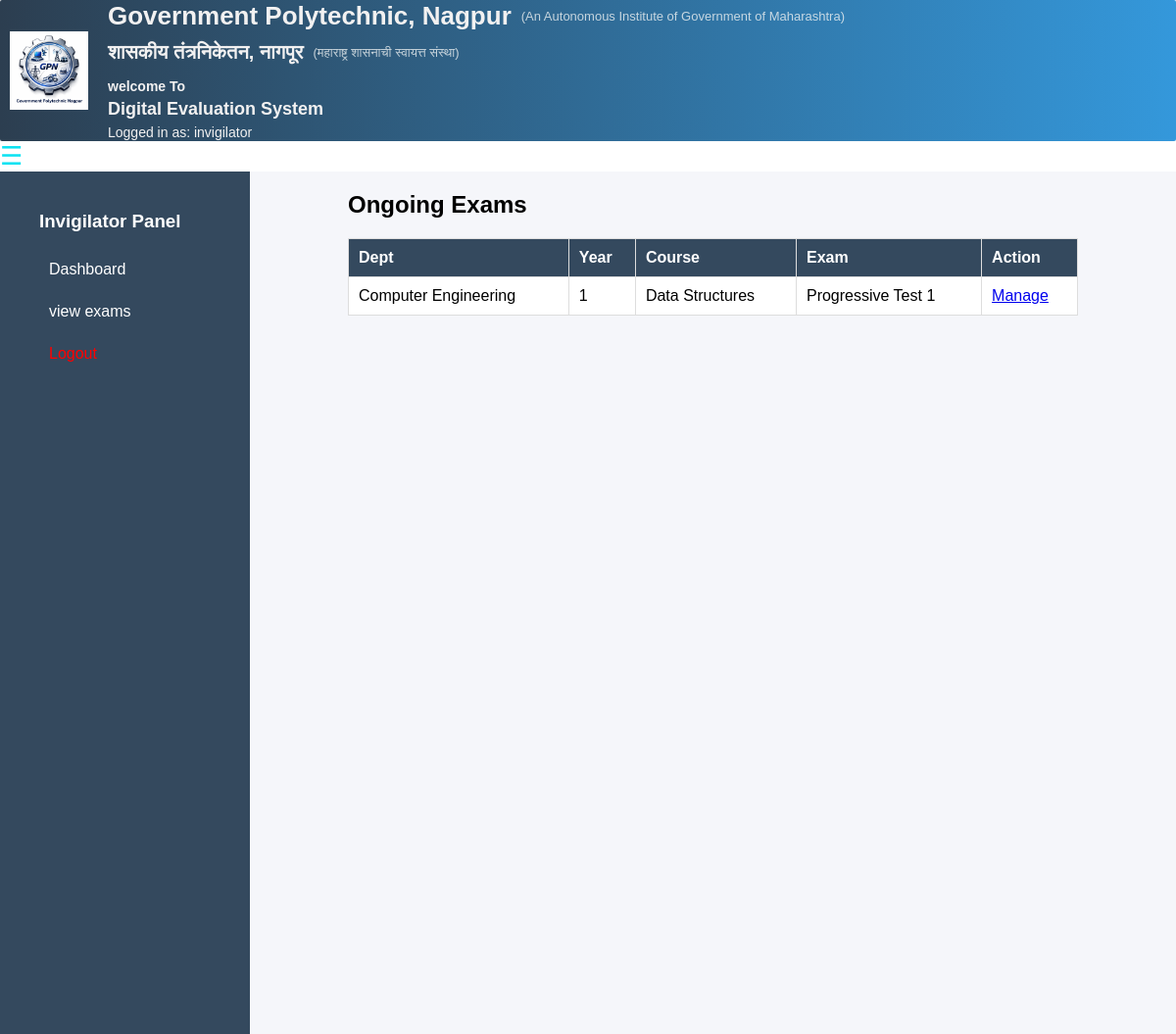
Screenshot of /invigilator_exams (signed in) with the database file from the repository.
### tables this page shows
CREATE TABLE exam_assignments (
id INTEGER PRIMARY KEY AUTOINCREMENT,
department TEXT,
year TEXT,
course_id INTEGER,
exam_id INTEGER,
status TEXT DEFAULT 'created',
assigned_faculty INTEGER
, assigned_invigilator INTEGER);

CREATE TABLE courses (
    id INTEGER PRIMARY KEY AUTOINCREMENT,
    course_name TEXT,
    course_code TEXT UNIQUE,
    department TEXT
);

CREATE TABLE exams (
id INTEGER PRIMARY KEY AUTOINCREMENT,
exam_name TEXT
);

### app.py (the view)
@app.route("/invigilator_exams")
@invigilator_required
def invigilator_exams():
    conn = get_db_connection()
    exams = conn.execute("""
    SELECT ea.*, c.course_name, e.exam_name
    FROM exam_assignments ea
    JOIN courses c ON ea.course_id = c.id
    JOIN exams e ON ea.exam_id = e.id
    """).fetchall()
    conn.close()
    return render_template("invigilator/exams.html", exams=exams)

### app.py (called while the page is built)
def get_db_connection():
    conn = sqlite3.connect("database.db", timeout=10, check_same_thread=False)
    conn.row_factory = sqlite3.Row
    return conn

def invigilator_required(f):
    @wraps(f)
    def decorated_function(*args, **kwargs):
        if session.get("role") != "invigilator":
            flash("Access denied")
            return redirect("/")
        return f(*args, **kwargs)
    return decorated_function

### templates/invigilator/exams.html
{% extends "base.html" %}
{% block content %}
<h2>Ongoing Exams</h2>
<table border="1">
    <tr>
        <th>Dept</th>
        <th>Year</th>
        <th>Course</th>
        <th>Exam</th>
        <th>Action</th>
    </tr>
    {% for e in exams %}
    <tr>
        <td>{{ e.department }}</td>
        <td>{{ e.year }}</td>
        <td>{{ e.course_name }}</td>
        <td>{{ e.exam_name }}</td>
        <td>
            <a href="/manage_exam/{{ e.id }}">Manage</a>
        </td>
    </tr>
    {% endfor %}
</table>
{% endblock %}

### templates/base.html (style rules this page uses)
table { width: 100%; border-collapse: collapse; background: white; }
table th, table td { padding: 10px; border: 1px solid #ddd; text-align: left; }
table th { background: #34495e; color: white; }
body { margin: 0; font-family: Arial; }

### rows the page displays
exam_assignments: department "Computer Engineering", year "1", course_name "Data Structures", exam_name "Progressive Test 1"

### other values shown
{{ session.get('role') }} "invigilator"
